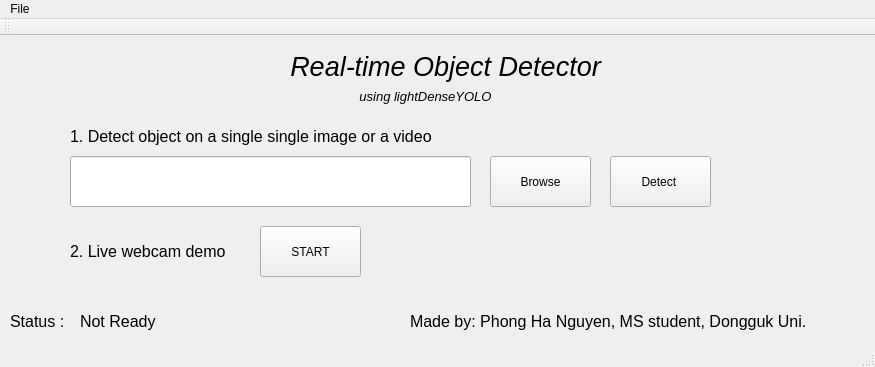
<?xml version="1.0" encoding="UTF-8"?>
<ui version="4.0">
 <class>MainWindow</class>
 <widget class="QMainWindow" name="MainWindow">
  <property name="geometry">
   <rect>
    <x>0</x>
    <y>0</y>
    <width>875</width>
    <height>367</height>
   </rect>
  </property>
  <property name="windowTitle">
   <string>MainWindow</string>
  </property>
  <widget class="QWidget" name="centralWidget">
   <widget class="QPushButton" name="btnDetect">
    <property name="geometry">
     <rect>
      <x>610</x>
      <y>120</y>
      <width>101</width>
      <height>51</height>
     </rect>
    </property>
    <property name="text">
     <string>Detect </string>
    </property>
   </widget>
   <widget class="QLineEdit" name="txtPath">
    <property name="geometry">
     <rect>
      <x>70</x>
      <y>120</y>
      <width>401</width>
      <height>51</height>
     </rect>
    </property>
   </widget>
   <widget class="QPushButton" name="btnBrowse">
    <property name="geometry">
     <rect>
      <x>490</x>
      <y>120</y>
      <width>101</width>
      <height>51</height>
     </rect>
    </property>
    <property name="text">
     <string>Browse</string>
    </property>
   </widget>
   <widget class="QLabel" name="label">
    <property name="geometry">
     <rect>
      <x>70</x>
      <y>80</y>
      <width>451</width>
      <height>41</height>
     </rect>
    </property>
    <property name="font">
     <font>
      <pointsize>12</pointsize>
     </font>
    </property>
    <property name="text">
     <string>1. Detect object on a single single image or a video</string>
    </property>
   </widget>
   <widget class="QLabel" name="label_2">
    <property name="geometry">
     <rect>
      <x>70</x>
      <y>200</y>
      <width>321</width>
      <height>31</height>
     </rect>
    </property>
    <property name="font">
     <font>
      <pointsize>12</pointsize>
     </font>
    </property>
    <property name="text">
     <string>2. Live webcam demo</string>
    </property>
   </widget>
   <widget class="QLabel" name="label_4">
    <property name="geometry">
     <rect>
      <x>260</x>
      <y>0</y>
      <width>371</width>
      <height>61</height>
     </rect>
    </property>
    <property name="font">
     <font>
      <pointsize>20</pointsize>
      <italic>true</italic>
     </font>
    </property>
    <property name="text">
     <string>Real-time Object Detector</string>
    </property>
    <property name="alignment">
     <set>Qt::AlignCenter</set>
    </property>
    <property name="margin">
     <number>0</number>
    </property>
   </widget>
   <widget class="QLabel" name="label_5">
    <property name="geometry">
     <rect>
      <x>310</x>
      <y>50</y>
      <width>231</width>
      <height>21</height>
     </rect>
    </property>
    <property name="font">
     <font>
      <pointsize>10</pointsize>
      <italic>true</italic>
     </font>
    </property>
    <property name="text">
     <string>using lightDenseYOLO</string>
    </property>
    <property name="alignment">
     <set>Qt::AlignCenter</set>
    </property>
    <property name="margin">
     <number>0</number>
    </property>
   </widget>
   <widget class="QPushButton" name="btnWebcamOpen">
    <property name="geometry">
     <rect>
      <x>260</x>
      <y>190</y>
      <width>101</width>
      <height>51</height>
     </rect>
    </property>
    <property name="text">
     <string>START</string>
    </property>
   </widget>
   <widget class="QLabel" name="label_3">
    <property name="geometry">
     <rect>
      <x>10</x>
      <y>270</y>
      <width>71</width>
      <height>31</height>
     </rect>
    </property>
    <property name="font">
     <font>
      <pointsize>12</pointsize>
     </font>
    </property>
    <property name="text">
     <string>Status :</string>
    </property>
   </widget>
   <widget class="QLabel" name="label_7">
    <property name="geometry">
     <rect>
      <x>410</x>
      <y>270</y>
      <width>461</width>
      <height>31</height>
     </rect>
    </property>
    <property name="font">
     <font>
      <pointsize>12</pointsize>
     </font>
    </property>
    <property name="text">
     <string>Made by: Phong Ha Nguyen, MS student, Dongguk Uni.</string>
    </property>
   </widget>
   <widget class="QLabel" name="lblStatus">
    <property name="geometry">
     <rect>
      <x>80</x>
      <y>270</y>
      <width>151</width>
      <height>31</height>
     </rect>
    </property>
    <property name="font">
     <font>
      <pointsize>12</pointsize>
     </font>
    </property>
    <property name="text">
     <string>Not Ready</string>
    </property>
   </widget>
  </widget>
  <widget class="QMenuBar" name="menuBar">
   <property name="geometry">
    <rect>
     <x>0</x>
     <y>0</y>
     <width>875</width>
     <height>19</height>
    </rect>
   </property>
   <widget class="QMenu" name="menuFile">
    <property name="title">
     <string>File</string>
    </property>
    <addaction name="separator"/>
    <addaction name="separator"/>
    <addaction name="actionReset"/>
    <addaction name="actionExit_Program"/>
   </widget>
   <addaction name="menuFile"/>
  </widget>
  <widget class="QToolBar" name="mainToolBar">
   <attribute name="toolBarArea">
    <enum>TopToolBarArea</enum>
   </attribute>
   <attribute name="toolBarBreak">
    <bool>false</bool>
   </attribute>
  </widget>
  <widget class="QStatusBar" name="statusBar"/>
  <action name="actionReset">
   <property name="text">
    <string>Reset</string>
   </property>
  </action>
  <action name="actionExit_Program">
   <property name="text">
    <string>Exit Program</string>
   </property>
  </action>
 </widget>
 <layoutdefault spacing="6" margin="11"/>
 <resources/>
 <connections/>
</ui>
